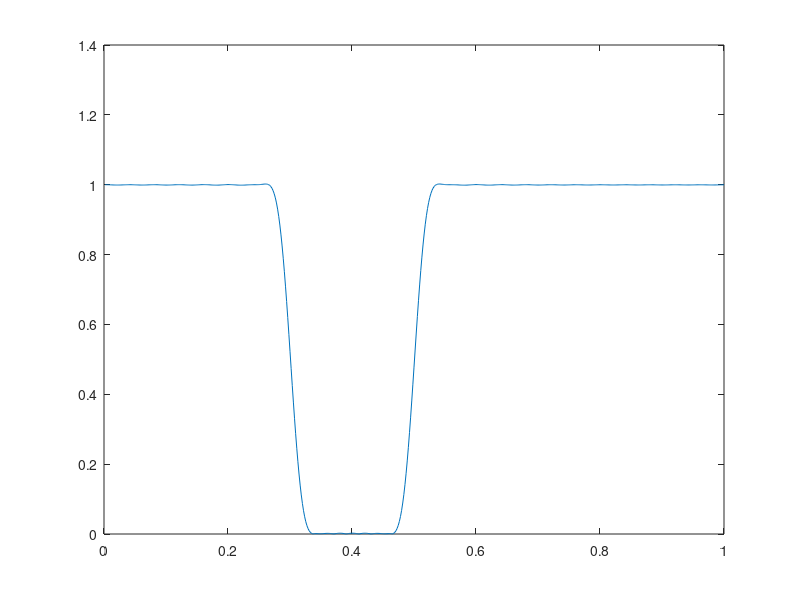
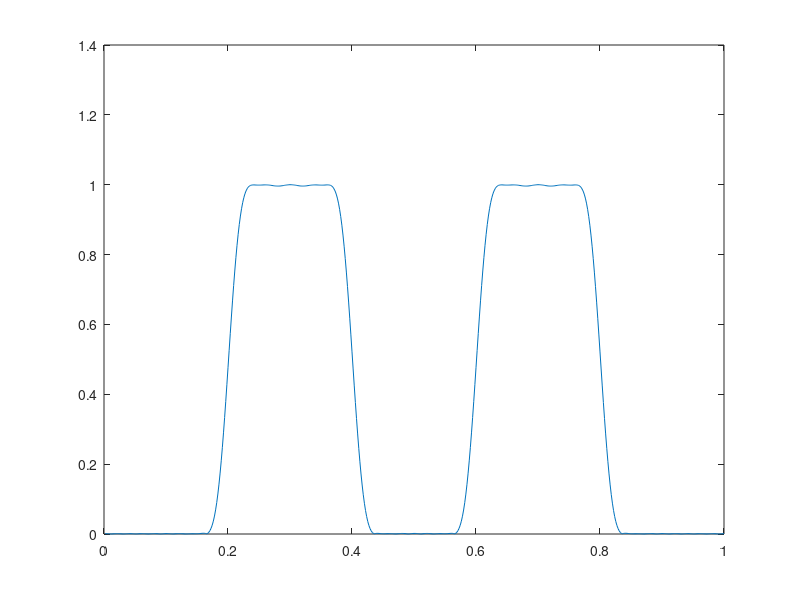
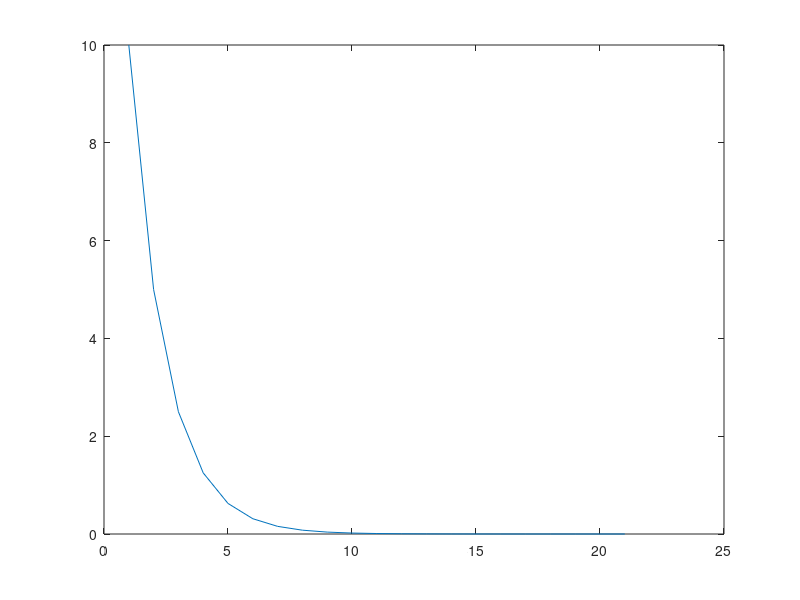
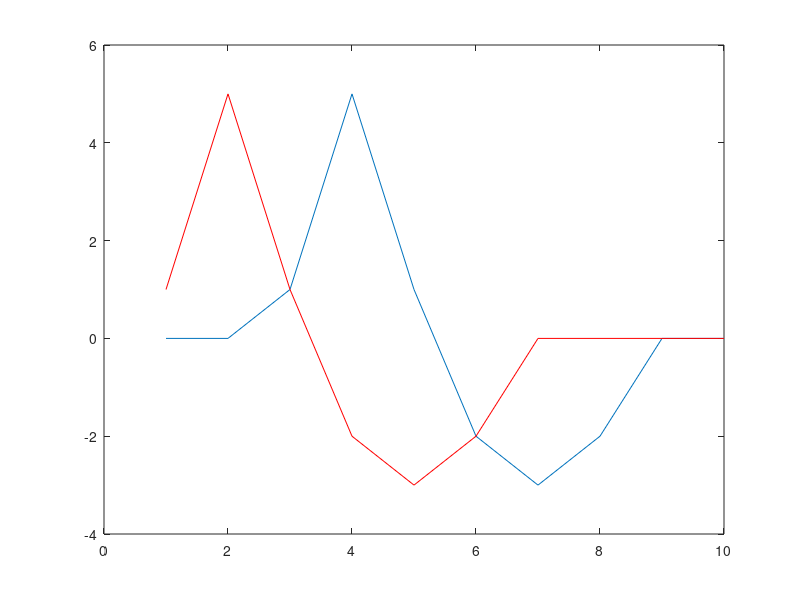

Write MATLAB code to recreate these figures, in order. (Note: this script raises an error after producing the figures.)
% S3_Exercises
% Example section 3.5

% Get bandstop filter coefficients
B2 = fir1(100,[0.3, 0.5],'stop'); % band-stop filter with cutoff 
                                  % frequencies of 30% and 50% fs/2
x = zeros(1,1000);
x(50) = 1; % have created an impulse here 
Y2 = fft(conv(x,B2));
half = 1:ceil(length(Y2)/2);
plot(half/max(half),abs(Y2(half)));

% Make bandpass filter with cutoff frequencies of 0.2, 0.4, 0.6, 0.8
B5 = fir1(100,[0.2, 0.4, 0.6, 0.8],'bandpass');
Y5 = fft(conv(x,B5));
figure(2)
plot(half/max(half),abs(Y5(half)));

%% Examples section 3.7

% IIR
N = 20;
y(1) = 10;
a = 0.5; % or other examples in text
for n = 2:N+1
    y(n) = a*y(n-1);
end
figure(3)
plot(y)

%% Examples section 3.8.2

x = [0 0 1 5 1 -2 -3 -2 0 0];
y = [1 5 1 -2 -3 -2 0 0 0 0];

conv(x,y(length(y):-1:1))/length(x);
ind = max(abs(ans))

%% Example 3.83
x = [0 0 1 5 1 -2 -3 -2 0 0];
y = [1 5 1 -2 -3 -2 0 0 0 0];
yn = -y;

% compute cross-covariance
% only works when signal average is zero ****
conv(x,yn(length(yn):-1:1))/length(x)

%% Example 3.84

% signals
x = [0 0 1 5 1 -2 -3 -2 0 0];
y = [0 0 1 5 1 -2 -3 -2 0 0];
yn = -y;
y10 = y*10;
yimpulse = [0 0 0 0 400 0 0 0 0 0];
   

N = length(x);
sxx = x*x.' - sum(x)*sum(x)/N; % autocovariance x
syy = y*y.' - sum(y)*sum(y)/N; % autocovariance y
sxy = x*y.' - sum(x)*sum(y)/N; % cross-covariance x,y

% calculate cross-correlation value, rho
rho = sxy / sqrt(sxx*syy);

%% 3.8.6

x = [ 0 0 1 5 1 -2 -3 -2 0 0 ];
y = [ 1 5 1 -2 -3 -2 0 0 0 0 ];
yn = -y;
y10 = y*10;
yimpulse = [ 0 0 0 0 400 0 0 0 0 0 ];

figure(4)
plot(x); hold on; plot(y,'r')

% find offset
[val, x_peak] = max(x);
[val, y_peak] = max(y);

k = abs(x_peak-y_peak);

% **** k = 2 BUT BELOW THEY USE 8 IN THE BOOK -- WHY?
rho = correlate(8, x, y)

%% Exercise 3.8

% Make up a test signal of at least 10 values, and filter it with the 
% following coefficients. 

clear all

% a) b[k] = {0.4,0.4}
f = 100;
t = 0:0.0001:(2*1/f);
x = 3*cos(2*pi*100*t + (pi/6)) + rand(1,length(t));

% plot original
figure(8); clf; hold on
plot(x,'b')

% convolve with filter coefficients
ba = [0.4, 0.4];
Ya = conv(x,ba,'same');

% plot filtered
plot(Ya,'r')

% b) b[k] = {0.2, 0.2, 0.2, 0.2};
bb = [0.2, 0.2, 0.2, 0.2];
Yb = conv(x,bb,'same');
plot(Yb,'k')

% c) b[k] = {.1,.1, .1, .1, .1, .1, .1, .1}
bc = [.1,.1, .1, .1, .1, .1, .1, .1];
Yc = conv(x,bc,'same');
plot(Yc,'g')

% Best at smoothing = c -- averages over more values
% Can look at frequency response of filter
x = zeros(1,1000);
x(50) = 1; % have created an impulse here 
Y2 = fft(conv(x,bc));
half = 1:ceil(length(Y2)/2);
figure(2)
plot(half/max(half),abs(Y2(half)));


%% Exercise 3.14

% For the input signal x[n] = [6, 1, 3, 5, 1, 4], and a filter 
% h[k] = [-1, 3, -1], find y[n], where y[n] = h[k] * x[n].
% Use the algorithm given in Section 3.2.

clear all

x = [6, 1, 3, 5, 1, 4];
h = [-1, 3, -1];

y = conv(x,h);
